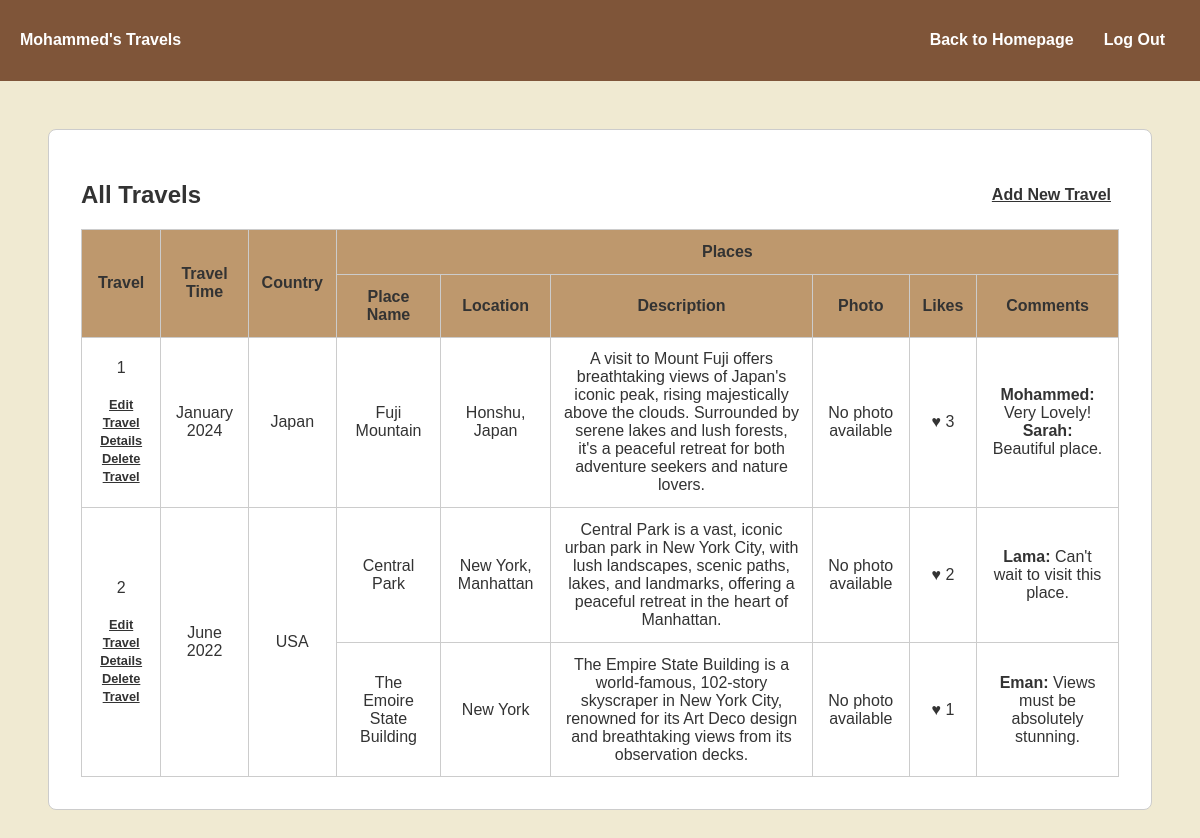
Page /UsersTravelPage.php (signed in) on the earlier database version.
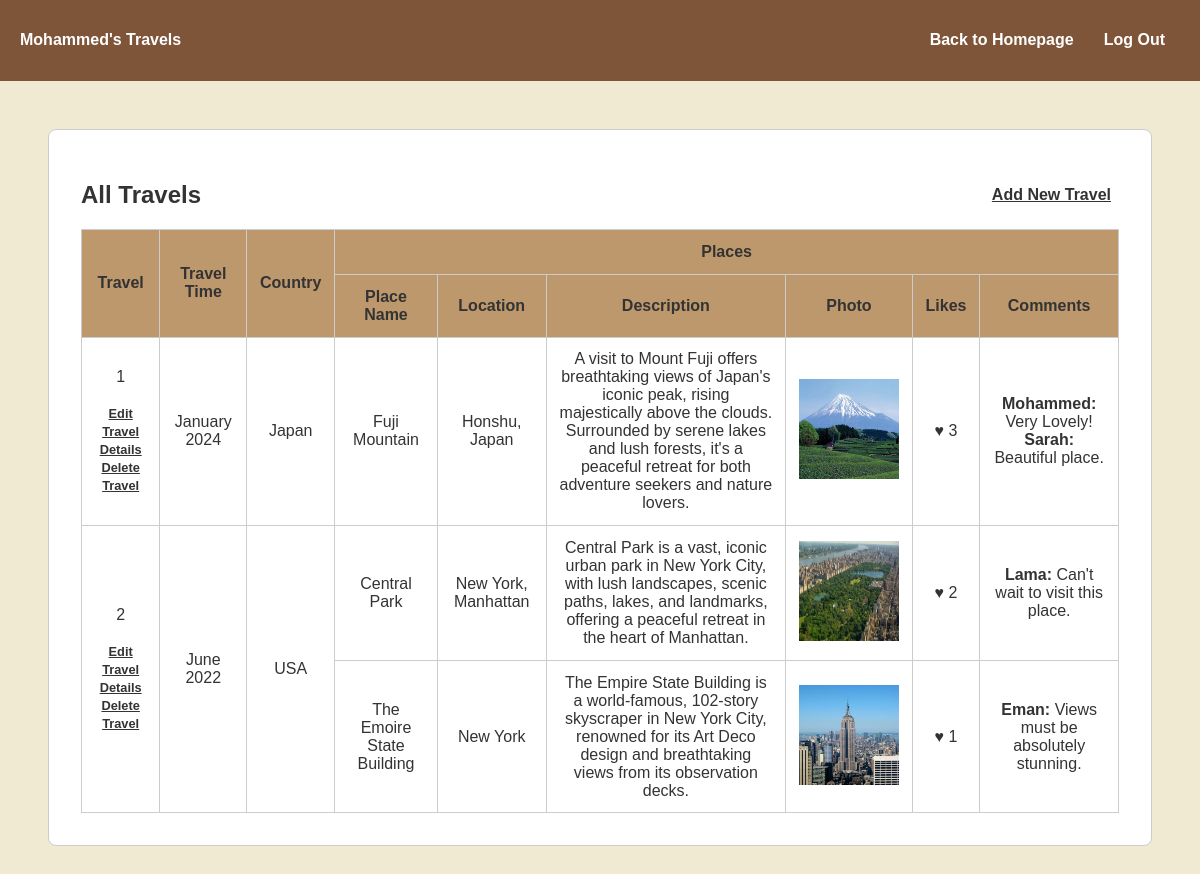
Same page on the later database version.
### tables this page shows
CREATE TABLE `User` (
  `id` int NOT NULL,
  `firstName` varchar(30) NOT NULL,
  `lastName` varchar(30) NOT NULL,
  `emailAddress` varchar(50) NOT NULL,
  `password` varchar(256) NOT NULL,
  `photoFileName` varchar(50) DEFAULT NULL
);

CREATE TABLE `Place` (
  `id` int NOT NULL,
  `travelID` int NOT NULL,
  `name` varchar(50) NOT NULL,
  `location` text NOT NULL,
  `description` text NOT NULL,
  `photoFileName` varchar(50) DEFAULT NULL
);

CREATE TABLE `Travel` (
  `id` int NOT NULL,
  `userID` int NOT NULL,
  `month` varchar(30) NOT NULL,
  `year` int NOT NULL,
  `countryID` int NOT NULL
);

CREATE TABLE `Country` (
  `id` int NOT NULL,
  `country` varchar(50) NOT NULL
);

CREATE TABLE `Comment` (
  `placeID` int NOT NULL,
  `userID` int NOT NULL,
  `comment` text NOT NULL
);

### UsersTravelPage.php (the view, shortened to what this page needs)
<?php
    require_once 'database.php';
    $user_id = $_SESSION['user_id'];
    $sqluser = "SELECT * FROM User WHERE id = $user_id";
    $result = mysqli_query($connection, $sqluser);
    $user = $result ? mysqli_fetch_assoc($result) : null;
    $sqlTravel = "SELECT * FROM Travel WHERE userID = $user_id";
    $result2 = mysqli_query($connection, $sqlTravel);
?>
<!DOCTYPE html>
<html lang="en">
    <head>
        <link rel="stylesheet" href="usertravel.css">
    </head>
    <body>
        <header>
            <nav>
                <h4 id='name'><?php echo htmlspecialchars($user['firstName']); ?>'s Travels</h4>
                <ul class="links">
                    <li><a href="users_homepage.php">Back to Homepage</a></li>
                    <li><a href="index.php">Log Out</a></li>
                </ul>
            </nav>
        </header>
        <main>
            <div class="main">
                <div class="caption">
                    <h2>All Travels</h2>
                    <a href="AddNewTravel1.php" class="addLink">Add New Travel</a>
                </div>
                <div class="table-container">
                    <table>
                        <thead>
                            <tr>
                                <th rowspan="2" class="firstthree">Travel</th>
                                <th rowspan="2" class="firstthree">Travel Time</th>
                                <th rowspan="2" class="firstthree">Country</th>
                                <th colspan="6">Places</th>
                            </tr>
                            <tr>
                                <th>Place Name</th>
                                <th>Location</th>
                                <th>Description</th>
                                <th>Photo</th>
                                <th>Likes</th>
                                <th>Comments</th>
                            </tr>
                        </thead>
                        <tbody>
                            <?php if ($result2 && mysqli_num_rows($result2) > 0): ?>
                                <?php $index = 1; ?>
                                <?php while ($travel = mysqli_fetch_assoc($result2)): ?>
                                    <?php
                                        $sqlCountry = "SELECT country FROM Country WHERE id = " . $travel['countryID'];
                                        $countryResult = mysqli_query($connection, $sqlCountry);
                                        $country = $countryResult ? mysqli_fetch_assoc($countryResult)['country'] : 'Unknown';
                                        $sqlPlace = "SELECT * FROM Place WHERE travelID = " . $travel['id'];
                                        $placeResult = mysqli_query($connection, $sqlPlace);
                                    ?>
                                    <?php if ($placeResult && mysqli_num_rows($placeResult) > 0): ?>
                                        <?php $firstPlaceRow = true; ?>
                                        <?php while ($place = mysqli_fetch_assoc($placeResult)): ?>
                                            <tr>
                                                <?php if ($firstPlaceRow): ?>
                                                    <td rowspan="<?php echo mysqli_num_rows($placeResult); ?>">
                                                        <?php echo $index; ?><br><br>
                                                        <a href='edit_travel.php?travelID=<?php echo urlencode($travel['id']); ?>' class='editLinks'>Edit Travel Details</a> <br>
                                                        <a href='deleteTravel.php?travel_id=<?php echo urlencode($travel['id']); ?>' class='editLinks'>Delete Travel</a>
                                                    </td>
                                                    <td rowspan="<?php echo mysqli_num_rows($placeResult); ?>"><?php echo htmlspecialchars($travel['month'] . " " . $travel['year']); ?></td>
                                                    <td rowspan="<?php echo mysqli_num_rows($placeResult); ?>"><?php echo htmlspecialchars($country); ?></td>
                                                    <?php $firstPlaceRow = false; ?>
                                                <?php endif; ?>
                                                <td><?php echo htmlspecialchars($place['name']); ?></td>
                                                <td><?php echo htmlspecialchars($place['location']); ?></td>
                                                <td><?php echo htmlspecialchars($place['description']); ?></td>
                                               <td>
                                               <?php
                                               $photoFilePath = "images/" . $place['photoFileName'];
                                               if (!empty($place['photoFileName']) && file_exists($photoFilePath)) {
                                                   echo "<img src='" . htmlspecialchars($photoFilePath) . "' alt='Place Photo' class='place-photo' width='100' height='100'>";
                                               } else {
                                                   echo "<p>No photo available</p>";
                                               }
                                               ?>
                                               </td>
                                                <?php
                                                    $sqlLikes = "SELECT COUNT(*) AS likeCount FROM `Like` WHERE placeID = " . $place['id'];
                                                    $likesResult = mysqli_query($connection, $sqlLikes);
                                                    $likes = $likesResult ? mysqli_fetch_assoc($likesResult)['likeCount'] : 0;
                                                ?>
                                                <td>&#9829; <?php echo $likes; ?></td>
                                                <?php
                                                    $allComments = "";
                                                    $sqlComments = "SELECT u.firstName, c.comment FROM `Comment` c JOIN `User` u ON c.userID = u.id WHERE c.placeID = " . $place['id'];
                                                    $commentsResult = mysqli_query($connection, $sqlComments);
                                                    while ($comment = mysqli_fetch_assoc($commentsResult)) {
                                                        $allComments .= "<strong>" . htmlspecialchars($comment['firstName']) . ":</strong> " . htmlspecialchars($comment['comment']) . "<br>";
                                                    }
                                                ?>
                                                <td><?php echo $allComments ?: 'No comments'; ?></td>
                                            </tr>
                                        <?php endwhile; ?>
                                    <?php endif; ?>
                                    <?php $index++; ?>
                                <?php endwhile; ?>
                            <?php else: ?>
                                <tr><td colspan="9">No travels found.</td></tr>
                            <?php endif; ?>
                        </tbody>
                    </table>
                </div>
            </div>
        </main>
    </body>
</html>

### usertravel.css (style rules this page uses)
header { background-color: #7F5539; padding: 10px 20px; margin: 0; margin-bottom: 20px; width: 100%; box-sizing: border-box; }
nav { display: flex; justify-content: space-between; align-items: center; color: #ffffff; }
nav ul { list-style-type: none; margin: 0; padding: 0; display: flex; align-items: center; }
nav ul li { margin: 0 15px; }
nav ul li a { text-decoration: none; color: #ffffff; font-weight: bold; }
body { font-family: Arial, sans-serif; background-color: #F0EAD2; color: #333333; margin: 0; padding: 0; }
.main { display: block; margin: 3em; background-color: #F0EAD2; border-radius: .5em; padding: 2em; border: .1em solid #ccc; background-color: #ffffff; box-sizing: border-box; }
.caption { display: flex; justify-content: space-between; align-items: center; }
#name { margin-left: 3em; }
.addLink { color: #333333; font-weight: bold; margin-right:0.5em; }
table { font-family: Arial; text-align: center; border-style: solid; width: 100%; background-color:#ffffff; border-collapse: collapse; table-layout: auto; }
thead th { background-color: #BE986D }
table, th, td { border: .1em solid #ccc; padding: 0.8em; }
.editLinks { color: #333333; font-weight: bold; font-size: 0.8em; }
td a { display: inline; }
#name { margin-left: 0; }

Differences in the rows shown:
changed place "Fuji Mountain": photoFileName: picture added; no longer shows "No photo available"
changed place "Central Park": photoFileName: picture added; no longer shows "No photo available"
changed place "The Emoire State Building": photoFileName: picture added; no longer shows "No photo available"
